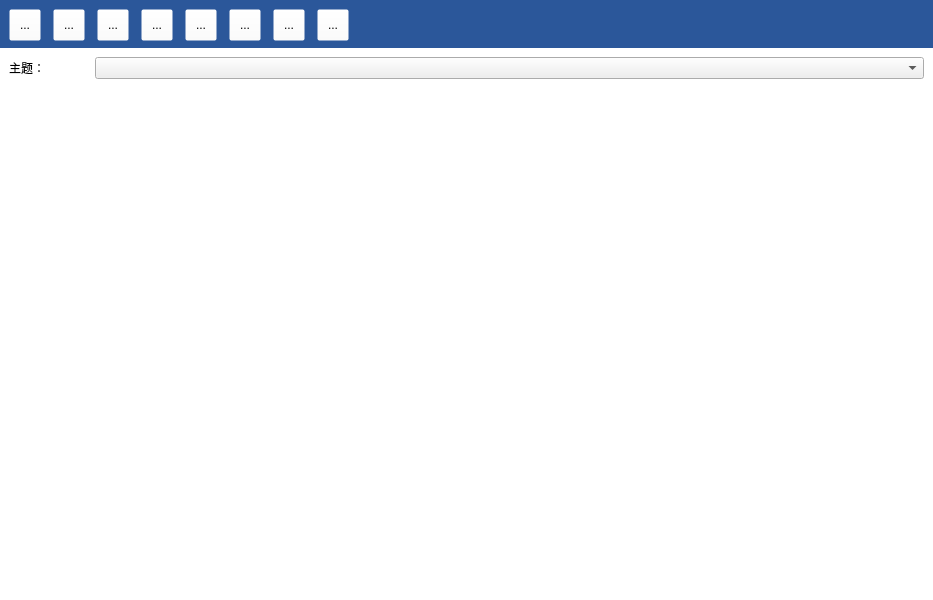
<?xml version="1.0" encoding="UTF-8"?>
<ui version="4.0">
 <class>MainWindow</class>
 <widget class="QMainWindow" name="MainWindow">
  <property name="geometry">
   <rect>
    <x>0</x>
    <y>0</y>
    <width>933</width>
    <height>600</height>
   </rect>
  </property>
  <property name="windowTitle">
   <string>观己</string>
  </property>
  <widget class="QWidget" name="centralwidget">
   <layout class="QVBoxLayout" name="verticalLayout">
    <property name="spacing">
     <number>0</number>
    </property>
    <property name="leftMargin">
     <number>0</number>
    </property>
    <property name="topMargin">
     <number>0</number>
    </property>
    <property name="rightMargin">
     <number>0</number>
    </property>
    <property name="bottomMargin">
     <number>0</number>
    </property>
    <item>
     <widget class="QWidget" name="wgtToolBar" native="true">
      <property name="minimumSize">
       <size>
        <width>0</width>
        <height>48</height>
       </size>
      </property>
      <property name="maximumSize">
       <size>
        <width>16777215</width>
        <height>48</height>
       </size>
      </property>
      <property name="styleSheet">
       <string notr="true">#wgtToolBar
{
   
	background-color: rgb(43, 87, 154);
}
#wgtToolBar QToolButton
{
  
	background-color: rgba(255, 255, 255, 0);
}</string>
      </property>
      <layout class="QHBoxLayout" name="horizontalLayout">
       <property name="spacing">
        <number>12</number>
       </property>
       <item>
        <widget class="QToolButton" name="btnAdd">
         <property name="minimumSize">
          <size>
           <width>32</width>
           <height>32</height>
          </size>
         </property>
         <property name="contextMenuPolicy">
          <enum>Qt::ActionsContextMenu</enum>
         </property>
         <property name="text">
          <string>...</string>
         </property>
         <property name="icon">
          <iconset resource="../app.qrc">
           <normaloff>:/res/add.png</normaloff>:/res/add.png</iconset>
         </property>
         <property name="iconSize">
          <size>
           <width>24</width>
           <height>24</height>
          </size>
         </property>
        </widget>
       </item>
       <item>
        <widget class="QToolButton" name="btnCate">
         <property name="minimumSize">
          <size>
           <width>32</width>
           <height>32</height>
          </size>
         </property>
         <property name="text">
          <string>...</string>
         </property>
         <property name="icon">
          <iconset resource="../app.qrc">
           <normaloff>:/res/cate.png</normaloff>:/res/cate.png</iconset>
         </property>
         <property name="iconSize">
          <size>
           <width>24</width>
           <height>24</height>
          </size>
         </property>
        </widget>
       </item>
       <item>
        <widget class="QToolButton" name="btnSubject">
         <property name="minimumSize">
          <size>
           <width>32</width>
           <height>32</height>
          </size>
         </property>
         <property name="toolTip">
          <string>&lt;html&gt;&lt;head/&gt;&lt;body&gt;&lt;p&gt;主题&lt;/p&gt;&lt;/body&gt;&lt;/html&gt;</string>
         </property>
         <property name="whatsThis">
          <string>&lt;html&gt;&lt;head/&gt;&lt;body&gt;&lt;p&gt;主题&lt;/p&gt;&lt;/body&gt;&lt;/html&gt;</string>
         </property>
         <property name="text">
          <string>...</string>
         </property>
         <property name="icon">
          <iconset resource="../app.qrc">
           <normaloff>:/res/subject.png</normaloff>:/res/subject.png</iconset>
         </property>
         <property name="iconSize">
          <size>
           <width>24</width>
           <height>24</height>
          </size>
         </property>
        </widget>
       </item>
       <item>
        <widget class="QToolButton" name="btnRecord">
         <property name="minimumSize">
          <size>
           <width>32</width>
           <height>32</height>
          </size>
         </property>
         <property name="text">
          <string>...</string>
         </property>
         <property name="icon">
          <iconset resource="../app.qrc">
           <normaloff>:/res/content.png</normaloff>:/res/content.png</iconset>
         </property>
         <property name="iconSize">
          <size>
           <width>24</width>
           <height>24</height>
          </size>
         </property>
        </widget>
       </item>
       <item>
        <widget class="QToolButton" name="btnCount">
         <property name="minimumSize">
          <size>
           <width>32</width>
           <height>32</height>
          </size>
         </property>
         <property name="toolTip">
          <string>&lt;html&gt;&lt;head/&gt;&lt;body&gt;&lt;p&gt;统计&lt;/p&gt;&lt;/body&gt;&lt;/html&gt;</string>
         </property>
         <property name="text">
          <string>...</string>
         </property>
         <property name="icon">
          <iconset resource="../app.qrc">
           <normaloff>:/res/count.png</normaloff>:/res/count.png</iconset>
         </property>
         <property name="iconSize">
          <size>
           <width>24</width>
           <height>24</height>
          </size>
         </property>
        </widget>
       </item>
       <item>
        <widget class="QToolButton" name="btnMenu">
         <property name="minimumSize">
          <size>
           <width>32</width>
           <height>32</height>
          </size>
         </property>
         <property name="text">
          <string>...</string>
         </property>
         <property name="icon">
          <iconset resource="../app.qrc">
           <normaloff>:/res/menu.png</normaloff>:/res/menu.png</iconset>
         </property>
         <property name="iconSize">
          <size>
           <width>24</width>
           <height>24</height>
          </size>
         </property>
        </widget>
       </item>
       <item>
        <widget class="QToolButton" name="btnOrder">
         <property name="minimumSize">
          <size>
           <width>32</width>
           <height>32</height>
          </size>
         </property>
         <property name="toolTip">
          <string>&lt;html&gt;&lt;head/&gt;&lt;body&gt;&lt;p&gt;排序&lt;/p&gt;&lt;/body&gt;&lt;/html&gt;</string>
         </property>
         <property name="text">
          <string>...</string>
         </property>
         <property name="icon">
          <iconset resource="../app.qrc">
           <normaloff>:/res/order.png</normaloff>:/res/order.png</iconset>
         </property>
         <property name="iconSize">
          <size>
           <width>24</width>
           <height>24</height>
          </size>
         </property>
        </widget>
       </item>
       <item>
        <widget class="QToolButton" name="btnSet">
         <property name="minimumSize">
          <size>
           <width>32</width>
           <height>32</height>
          </size>
         </property>
         <property name="text">
          <string>...</string>
         </property>
         <property name="icon">
          <iconset resource="../app.qrc">
           <normaloff>:/res/set.png</normaloff>:/res/set.png</iconset>
         </property>
         <property name="iconSize">
          <size>
           <width>24</width>
           <height>24</height>
          </size>
         </property>
        </widget>
       </item>
       <item>
        <spacer name="horizontalSpacer">
         <property name="orientation">
          <enum>Qt::Horizontal</enum>
         </property>
         <property name="sizeHint" stdset="0">
          <size>
           <width>691</width>
           <height>20</height>
          </size>
         </property>
        </spacer>
       </item>
      </layout>
     </widget>
    </item>
    <item>
     <widget class="QStackedWidget" name="wgtPages">
      <property name="styleSheet">
       <string notr="true">#wgtPages
{
  
	background-color: rgb(255, 255, 255);
}</string>
      </property>
      <property name="currentIndex">
       <number>3</number>
      </property>
      <widget class="QWidget" name="pageCate">
       <property name="styleSheet">
        <string notr="true"/>
       </property>
       <layout class="QVBoxLayout" name="verticalLayout_2">
        <property name="spacing">
         <number>0</number>
        </property>
        <property name="leftMargin">
         <number>0</number>
        </property>
        <property name="topMargin">
         <number>0</number>
        </property>
        <property name="rightMargin">
         <number>0</number>
        </property>
        <property name="bottomMargin">
         <number>0</number>
        </property>
        <item>
         <widget class="QListWidget" name="lvCate">
          <property name="styleSheet">
           <string notr="true">#lvCate
{
   padding-left:6px;
   
	background-color: rgb(255, 255, 255);
}

</string>
          </property>
         </widget>
        </item>
       </layout>
      </widget>
      <widget class="QWidget" name="pageSubject">
       <layout class="QVBoxLayout" name="verticalLayout_3">
        <property name="spacing">
         <number>0</number>
        </property>
        <property name="leftMargin">
         <number>0</number>
        </property>
        <property name="topMargin">
         <number>0</number>
        </property>
        <property name="rightMargin">
         <number>0</number>
        </property>
        <property name="bottomMargin">
         <number>0</number>
        </property>
        <item>
         <widget class="QListWidget" name="lvSubject"/>
        </item>
       </layout>
      </widget>
      <widget class="QWidget" name="pageRecord">
       <layout class="QVBoxLayout" name="verticalLayout_4">
        <property name="leftMargin">
         <number>0</number>
        </property>
        <property name="topMargin">
         <number>0</number>
        </property>
        <property name="rightMargin">
         <number>0</number>
        </property>
        <property name="bottomMargin">
         <number>0</number>
        </property>
        <item>
         <widget class="QListWidget" name="lvRecord"/>
        </item>
       </layout>
      </widget>
      <widget class="QWidget" name="pageSet">
       <layout class="QVBoxLayout" name="verticalLayout_5">
        <item>
         <layout class="QHBoxLayout" name="horizontalLayout_2">
          <item>
           <widget class="QLabel" name="label">
            <property name="maximumSize">
             <size>
              <width>80</width>
              <height>16777215</height>
             </size>
            </property>
            <property name="text">
             <string>主题：</string>
            </property>
           </widget>
          </item>
          <item>
           <widget class="QComboBox" name="comboBox"/>
          </item>
         </layout>
        </item>
        <item>
         <spacer name="verticalSpacer">
          <property name="orientation">
           <enum>Qt::Vertical</enum>
          </property>
          <property name="sizeHint" stdset="0">
           <size>
            <width>20</width>
            <height>501</height>
           </size>
          </property>
         </spacer>
        </item>
       </layout>
      </widget>
     </widget>
    </item>
   </layout>
  </widget>
 </widget>
 <resources>
  <include location="../app.qrc"/>
 </resources>
 <connections/>
</ui>
